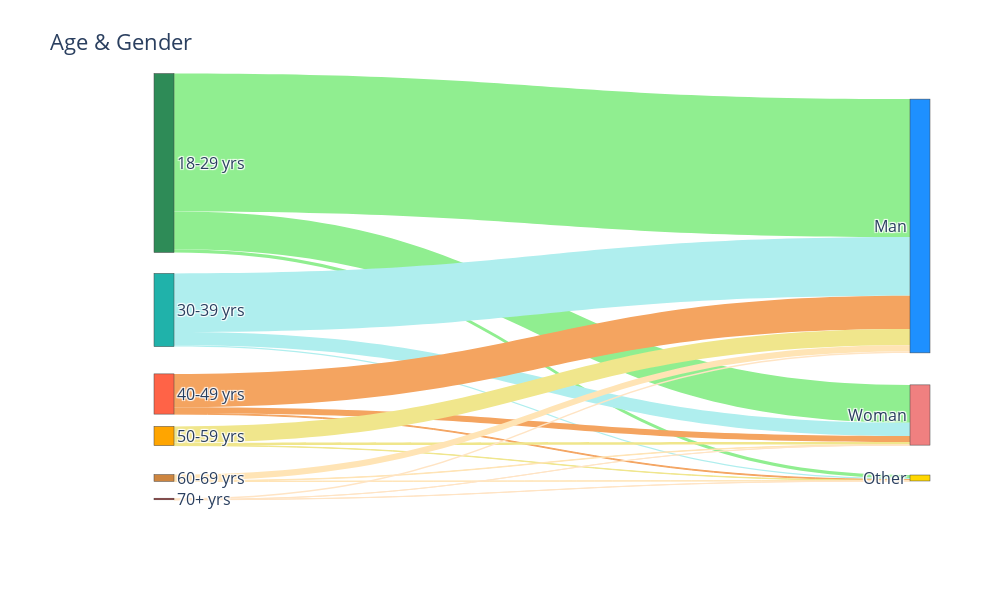
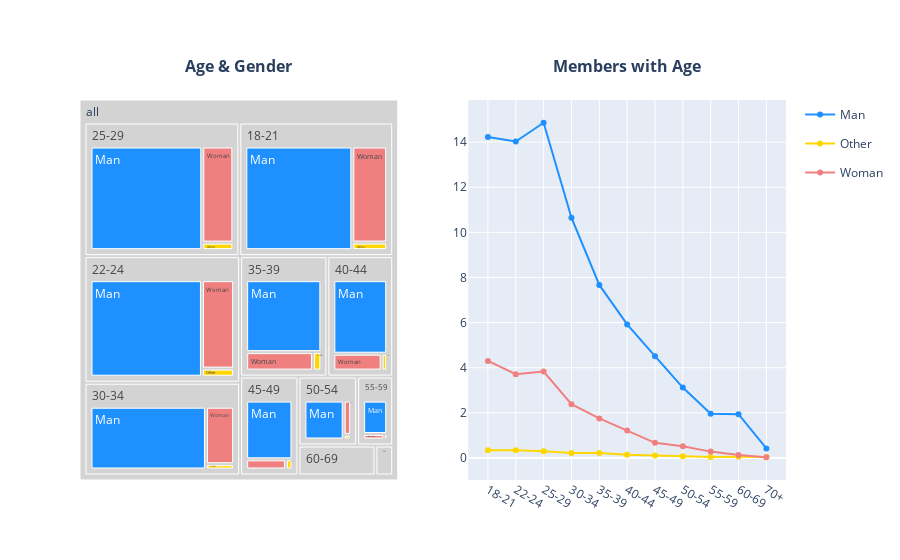
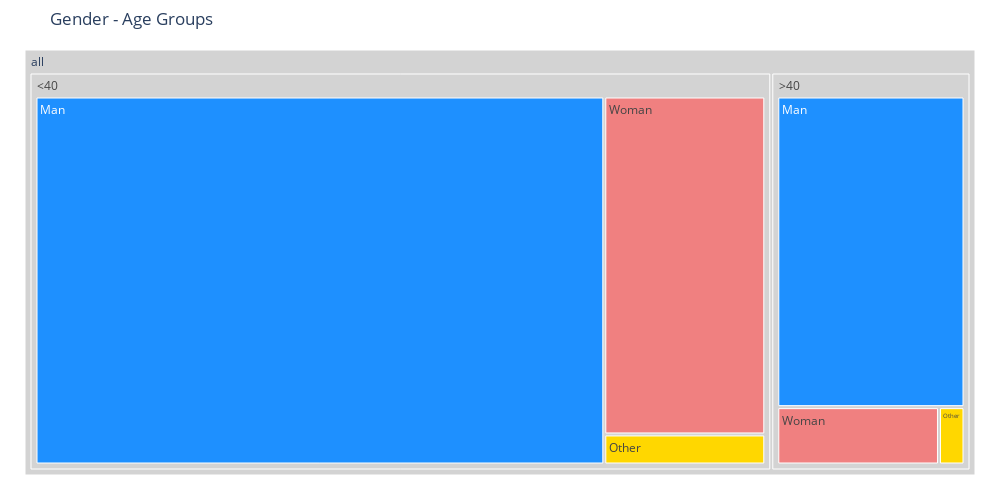

Here is the notebook cell these charts were saved with, in order:
### Markdown cell above
### Age and Gender
How many men and women are distributed across age groups? What percentage of members form the **Womaen >40years** group?

### Code cell
df_ = getAgeGenderPivotDF(); plotAgeGenderSankey(df_)
df_ = getAgeGenderDF(); plotTreeMapLine(df_)
showTreeMap(df_, ['AgeGroup', 'Gender'], 'Count',"Gender - Age Groups", 1000, 500)

### Figure 1 — Plotly figure (JSON) as saved in the notebook; plotly's stock layout.template omitted (floating-point values rounded to 4 significant figures)
{"data": [{"link": {"color": ["lightgreen", "lightgreen", "lightgreen", "paleturquoise", "paleturquoise", "paleturquoise", "sandybrown", "sandybrown", "sandybrown", "khaki", "khaki", "khaki", "moccasin", "moccasin", "moccasin", "bisque", "bisque", "bisque"], "hovertemplate": "%{label}", "label": ["[18-29]yrs-Man", "[18-29]yrs-Woman", "[18-29]yrs-Other", "[30-39]yrs-Man", "[30-39]yrs-Woman", "[30-39]yrs-Other", "[40-49]yrs-Man", "[40-49]yrs-Woman", "[40-49]yrs-Other", "[50-59]yrs-Man", "[50-59]yrs-Woman", "[50-59]yrs-Other", "[60-69]yrs-Man", "[60-69]yrs-Woman", "[60-69]yrs-Other", "[70+]yrs-Man", "[70+]yrs-Woman", "[70+]yrs-Other"], "source": [0, 0, 0, 1, 1, 1, 2, 2, 2, 3, 3, 3, 4, 4, 4, 5, 5, 5, 6, 6, 6], "target": [6, 7, 8, 6, 7, 8, 6, 7, 8, 6, 7, 8, 6, 7, 8, 6, 7, 8], "value": [11198, 3074, 254, 4758, 1073, 114, 2708, 492, 65, 1320, 208, 28, 504, 35, 14, 110, 8, 10]}, "node": {"color": ["seagreen", "lightseagreen", "tomato", "orange", "peru", "brown", "dodgerblue", "lightcoral", "gold"], "hovertemplate": " ", "label": ["18-29 yrs", "30-39 yrs", "40-49 yrs", "50-59 yrs", "60-69 yrs", "70+ yrs", "Man", "Woman", "Other"], "x": [0.1, 0.1, 0.1, 0.1, 0.1, 0.1, 1, 1, 1, 1, 1, 1], "y": [0.15, 0.5, 0.7, 0.8, 0.9, 0.95, 0.3, 0.75, 0.9]}, "type": "sankey"}], "layout": {"font": {"size": 16}, "height": 600, "title": {"text": "Age & Gender"}, "width": 1000}}

### Figure 2 — Plotly figure (JSON) as saved in the notebook; plotly's stock layout.template omitted (floating-point values rounded to 4 significant figures)
{"data": [{"branchvalues": "total", "customdata": [["Man"], ["Woman"], ["Man"], ["Woman"], ["Man"], ["Woman"], ["Man"], ["Other"], ["Other"], ["Other"], ["Other"], ["Woman"], ["Woman"], ["Woman"], ["Other"], ["Woman"], ["Other"], ["Other"], ["Man"], ["Man"], ["Man"], ["Man"], ["Other"], ["Other"], ["Other"], ["Man"], ["Woman"], ["Man"], ["Woman"], ["Man"], ["Woman"], ["Other"], ["Woman"], ["(?)"], ["(?)"], ["(?)"], ["(?)"], ["(?)"], ["(?)"], ["(?)"], ["(?)"], ["(?)"], ["(?)"], ["(?)"], ["(?)"]], "domain": {"x": [0, 0.45], "y": [0, 1]}, "hovertemplate": "labels=%{label}<br>Count=%{value}<br>parent=%{parent}<br>id=%{id}<br>Gender=%{customdata[0]}<extra></extra>", "ids": ["all/18-21/Man", "all/55-59/Woman", "all/30-34/Man", "all/40-44/Woman", "all/45-49/Man", "all/25-29/Woman", "all/60-69/Man", "all/70+/Other", "all/22-24/Other", "all/50-54/Other", "all/35-39/Other", "all/45-49/Woman", "all/30-34/Woman", "all/18-21/Woman", "all/55-59/Other", "all/60-69/Woman", "all/40-44/Other", "all/25-29/Other", "all/70+/Man", "all/50-54/Man", "all/35-39/Man", "all/22-24/Man", "all/45-49/Other", "all/18-21/Other", "all/60-69/Other", "all/55-59/Man", "all/22-24/Woman", "all/40-44/Man", "all/35-39/Woman", "all/25-29/Man", "all/50-54/Woman", "all/30-34/Other", "all/70+/Woman", "all/18-21", "all/22-24", "all/25-29", "all/30-34", "all/35-39", "all/40-44", "all/45-49", "all/50-54", "all/55-59", "all/60-69", "all/70+", "all"], "labels": ["Man", "Woman", "Man", "Woman", "Man", "Woman", "Man", "Other", "Other", "Other", "Other", "Woman", "Woman", "Woman", "Other", "Woman", "Other", "Other", "Man", "Man", "Man", "Man", "Other", "Other", "Other", "Man", "Woman", "Man", "Woman", "Man", "Woman", "Other", "Woman", "18-21", "22-24", "25-29", "30-34", "35-39", "40-44", "45-49", "50-54", "55-59", "60-69", "70+", "all"], "marker": {"colors": ["dodgerblue", "lightcoral", "dodgerblue", "lightcoral", "dodgerblue", "lightcoral", "dodgerblue", "gold", "gold", "gold", "gold", "lightcoral", "lightcoral", "lightcoral", "gold", "lightcoral", "gold", "gold", "dodgerblue", "dodgerblue", "dodgerblue", "dodgerblue", "gold", "gold", "gold", "dodgerblue", "lightcoral", "dodgerblue", "lightcoral", "dodgerblue", "lightcoral", "gold", "lightcoral", "lightgrey", "lightgrey", "lightgrey", "lightgrey", "lightgrey", "lightgrey", "lightgrey", "lightgrey", "lightgrey", "lightgrey", "lightgrey", "lightgrey"]}, "name": "", "parents": ["all/18-21", "all/55-59", "all/30-34", "all/40-44", "all/45-49", "all/25-29", "all/60-69", "all/70+", "all/22-24", "all/50-54", "all/35-39", "all/45-49", "all/30-34", "all/18-21", "all/55-59", "all/60-69", "all/40-44", "all/25-29", "all/70+", "all/50-54", "all/35-39", "all/22-24", "all/45-49", "all/18-21", "all/60-69", "all/55-59", "all/22-24", "all/40-44", "all/35-39", "all/25-29", "all/50-54", "all/30-34", "all/70+", "all", "all", "all", "all", "all", "all", "all", "all", "all", "all", "all", ""], "root": {"color": "lightgrey"}, "type": "treemap", "values": [14.23, 0.28, 10.65, 1.22, 4.51, 3.83, 1.94, 0.04, 0.34, 0.07, 0.22, 0.67, 2.38, 4.3, 0.04, 0.13, 0.14, 0.3, 0.42, 3.12, 7.67, 14.03, 0.11, 0.34, 0.05, 1.96, 3.71, 5.92, 1.75, 14.86, 0.52, 0.22, 0.03, 18.87, 18.08, 18.99, 13.25, 9.64, 7.28, 5.29, 3.71, 2.28, 2.12, 0.49, 100]}, {"legendgroup": "Man", "line": {"color": "dodgerblue", "dash": "solid"}, "marker": {"symbol": "circle"}, "mode": "markers+lines", "name": "Man", "orientation": "v", "showlegend": true, "type": "scatter", "x": ["18-21", "22-24", "25-29", "30-34", "35-39", "40-44", "45-49", "50-54", "55-59", "60-69", "70+"], "xaxis": "x", "y": [14.23, 14.03, 14.86, 10.65, 7.67, 5.92, 4.51, 3.12, 1.96, 1.94, 0.42], "yaxis": "y"}, {"legendgroup": "Other", "line": {"color": "gold", "dash": "solid"}, "marker": {"symbol": "circle"}, "mode": "markers+lines", "name": "Other", "orientation": "v", "showlegend": true, "type": "scatter", "x": ["18-21", "22-24", "25-29", "30-34", "35-39", "40-44", "45-49", "50-54", "55-59", "60-69", "70+"], "xaxis": "x", "y": [0.34, 0.34, 0.3, 0.22, 0.22, 0.14, 0.11, 0.07, 0.04, 0.05, 0.04], "yaxis": "y"}, {"legendgroup": "Woman", "line": {"color": "lightcoral", "dash": "solid"}, "marker": {"symbol": "circle"}, "mode": "markers+lines", "name": "Woman", "orientation": "v", "showlegend": true, "type": "scatter", "x": ["18-21", "22-24", "25-29", "30-34", "35-39", "40-44", "45-49", "50-54", "55-59", "60-69", "70+"], "xaxis": "x", "y": [4.3, 3.71, 3.83, 2.38, 1.75, 1.22, 0.67, 0.52, 0.28, 0.13, 0.03], "yaxis": "y"}], "layout": {"annotations": [{"font": {"size": 16}, "showarrow": false, "text": "<b>Age & Gender<br />&nbsp;<br />", "x": 0.225, "xanchor": "center", "xref": "paper", "y": 1, "yanchor": "bottom", "yref": "paper"}, {"font": {"size": 16}, "showarrow": false, "text": "<b>Members with Age<br />&nbsp;<br />", "x": 0.775, "xanchor": "center", "xref": "paper", "y": 1, "yanchor": "bottom", "yref": "paper"}], "xaxis": {"anchor": "y", "domain": [0.55, 1]}, "yaxis": {"anchor": "x", "domain": [0, 1]}}}

### Figure 3 — Plotly figure (JSON) as saved in the notebook; plotly's stock layout.template omitted (floating-point values rounded to 4 significant figures)
{"data": [{"branchvalues": "total", "customdata": [["Man"], ["Other"], ["(?)"], ["Man"], ["Woman"], ["(?)"], ["Other"], ["Woman"], ["(?)"]], "domain": {"x": [0, 1], "y": [0, 1]}, "hovertemplate": "labels=%{label}<br>Count=%{value}<br>parent=%{parent}<br>id=%{id}<br>Gender=%{customdata[0]}<extra></extra>", "ids": ["all/<40/Man", "all/>40/Other", "all/<40", "all/>40/Man", "all/<40/Woman", "all/>40", "all/<40/Other", "all/>40/Woman", "all"], "labels": ["Man", "Other", "<40", "Man", "Woman", ">40", "Other", "Woman", "all"], "marker": {"colors": ["dodgerblue", "gold", "lightgrey", "dodgerblue", "lightcoral", "lightgrey", "gold", "lightcoral", "lightgrey"]}, "name": "", "parents": ["all/<40", "all/>40", "all", "all/>40", "all/<40", "all", "all/<40", "all/>40", ""], "root": {"color": "lightgrey"}, "type": "treemap", "values": [61.44, 0.45, 78.83, 17.87, 15.97, 21.17, 1.42, 2.85, 100]}], "layout": {"height": 500, "legend": {"tracegroupgap": 0}, "margin": {"b": 25, "l": 25, "r": 25, "t": 50}, "title": {"text": "Gender - Age Groups"}, "width": 1000}}
